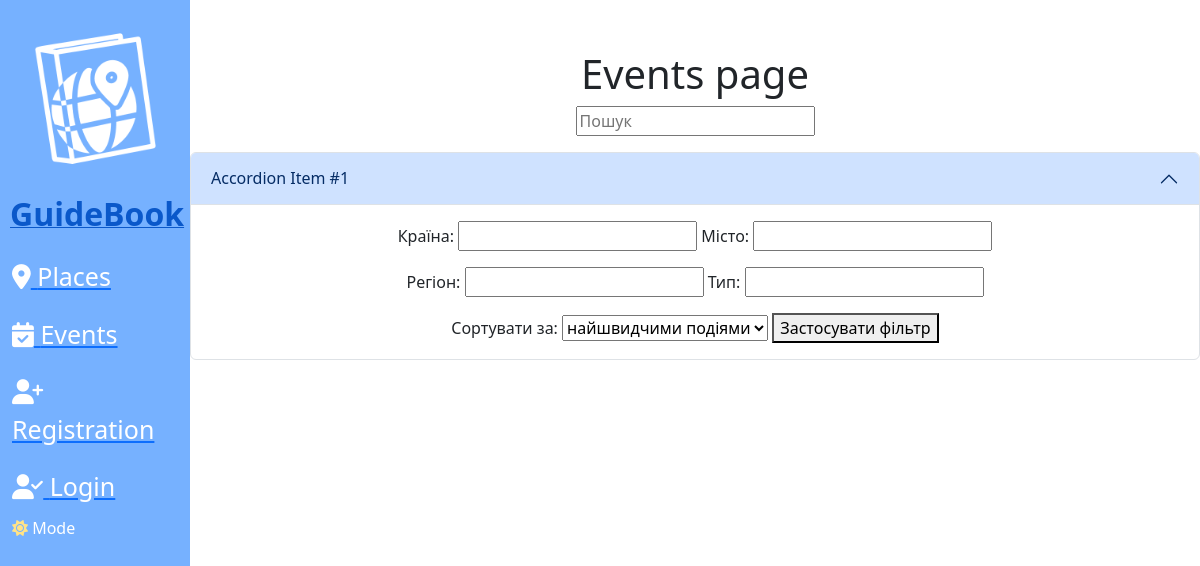
The app's page /events/, older data.
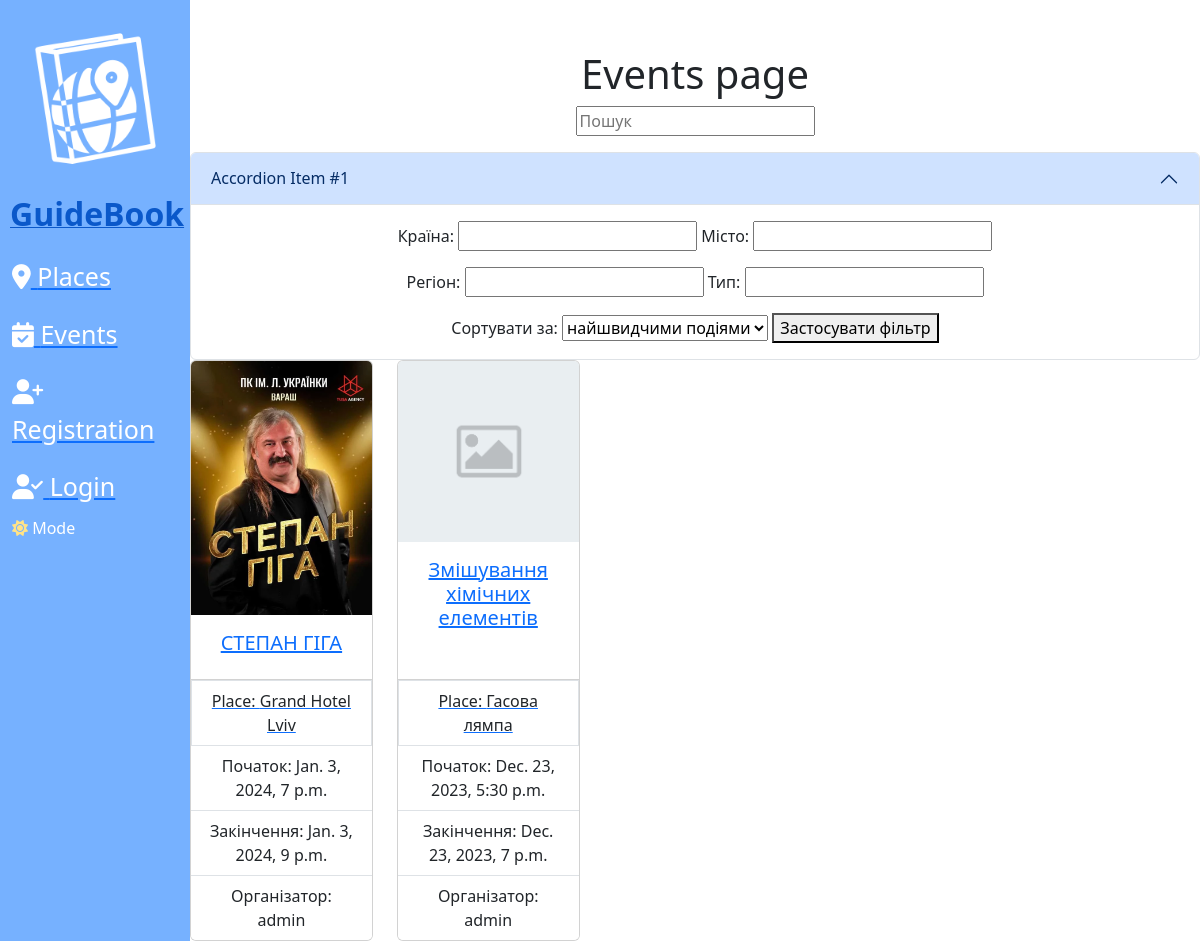
The same page, newer data.
### main/models.py (models this page shows, shortened)
class Event(models.Model):
    place = models.ForeignKey(Place, on_delete=models.CASCADE)
    owner = models.ForeignKey(settings.AUTH_USER_MODEL, on_delete=models.CASCADE)
    name = models.CharField('Назва', max_length=255)
    type = models.CharField('Тип', max_length=255, default='Не вказано')
    description = models.TextField('Опис')
    datetime_start = models.DateTimeField('Дата та час початку', default=timezone.now)
    datetime_end = models.DateTimeField('Дата та час закінчення', default=timezone.now)
    country = models.CharField('Країна', max_length=255, default='Україна')
    region = models.CharField('Регіон, область', max_length=255, default='Львівська область')
    city = models.CharField('Місто, населений пункт', max_length=255, default='Львів')
    latitude = models.FloatField('Широта', default=0)
    longitude = models.FloatField('Довгота', default=0)
    image = models.ImageField(upload_to='images/event/', default='default.jpg')

class Place(models.Model):
    name = models.CharField('Назва', max_length=255)
    kind = models.CharField('Вид', max_length=255)
    type = models.CharField('Тип', max_length=255)
    average_review_score = models.FloatField('Середня оцінка відгуків', default=0)
    description = models.TextField('Опис')
    country = models.CharField('Країна', max_length=255, default='Україна')
    region = models.CharField('Регіон, область', max_length=255, default='Львівська область')
    city = models.CharField('Місто, населений пункт', max_length=255, default='Львів')
    latitude = models.FloatField('Широта', default=0)
    longitude = models.FloatField('Довгота', default=0)
    total_reviews = models.IntegerField('Кількість відгуків', default=0)
    total_score = models.IntegerField('Загальна оцінка', default=0)
    image = models.ImageField(upload_to='images/place/', default='default.jpg')
    def __str__(self):
        return self.name

class CustomUser(AbstractUser):
    date_of_birth = models.DateField(null=True, blank=True)
    GENDER_CHOICES = [
        ('M', 'Male'),
        ('F', 'Female'),
        ('O', 'Other'),
    ]
    gender = models.CharField(max_length=1, choices=GENDER_CHOICES, null=True, blank=True)

### main/views.py (the view)
# urls.py: path('events/', views.events_page, name='events'),
def events_page(request):
    events = Event.objects.all()
    country = request.GET.get('country')
    city = request.GET.get('city')
    region = request.GET.get('region')
    type = request.GET.get('type')
    start_date = request.GET.get('start_date')
    end_date = request.GET.get('end_date')
    order_by = request.GET.get('order_by')
    search = request.GET.get('search')
    if country:
        events = events.filter(place__country=country)
    if city:
        events = events.filter(place__city=city)
    if region:
        events = events.filter(place__region=region)
    if type:
        events = events.filter(type=type)
    if start_date:
        events = events.filter(datetime_start__gte=start_date)
    if end_date:
        events = events.filter(datetime_end__lte=end_date)
    if search:
        events = events.filter(name__icontains=search)
    if order_by == 'desc':
        events = events.order_by('-datetime_start')
    elif order_by == 'asc':
        events = events.order_by('datetime_start')
    return render(request, 'main/events.html', {'events': events})

### main/templates/main/events.html (shortened to what this page needs)
{% extends 'main/layout.html' %}
{% block content %}
    <div class="content">
        <h1>Events page</h1>
        <form action="{% url 'events' %}" method="get">
            <p>
                <input type="text" id="search" name="search" placeholder="Пошук">
            </p>
            <div class="accordion" id="accordionExample">
                <div class="accordion-item">
                  <h2 class="accordion-header">
                    <button class="accordion-button" type="button" data-bs-toggle="collapse" data-bs-target="#collapseOne" aria-expanded="true" aria-controls="collapseOne">
                      Accordion Item #1
                    </button>
                  </h2>
                  <div id="collapseOne" class="accordion-collapse collapse show" data-bs-parent="#accordionExample">
                    <div class="accordion-body">
                        <p>
                            <label for="county">Країна:</label>
                            <input type="text" id="county" name="county">
                            <label for="city">Місто:</label>
                            <input type="text" id="city" name="city">
                        </p>
                        <p>
                            <label for="region">Регіон:</label>
                            <input type="text" id="region" name="region">
                            <label for="type">Тип:</label>
                            <input type="text" id="type" name="type">
                        </p>
                        <label for="order_by">Сортувати за:</label>
                        <select id="order_by" name="order_by">
                            <option value="asc">найшвидчими подіями</option>
                        </select>
                        <button type="submit">Застосувати фільтр</button>
                    </div>
                  </div>
                </div>
            </div>
        </form>
        <div class="row">
            {% for event in events %}
                <div class="col-md-4-mb-4">
                    <div class="card">
                        <a href="{% url 'event-detail' event.id %}">
                            <img src="{{ event.image.url }}" class="card-img-top" alt="{{ event.name }}">
                        </a>
                        <div class="card-body">
                            <a href="{% url 'event-detail' event.id %}">
                                <h5 class="card-title">{{ event.name }}</h5>
                            </a>
                        </div>
                        <ul class="list-group list-group-flush">
                            <a href="{% url 'place-detail' event.place.id %}">
                                <li class="list-group-item">Place: {{ event.place }}</li>
                            </a>
                            <li class="list-group-item">Початок: {{ event.datetime_start }}</li>
                            <li class="list-group-item">Закінчення: {{ event.datetime_end }}</li>
                            <li class="list-group-item">Організатор: {{ event.owner }}</li>
                        </ul>
                    </div>
                </div>
            {% endfor %}
        </div>
    </div>
{% endblock %}

### main/templates/main/layout.html (shortened to what this page needs)
{% load static %}
<!DOCTYPE html>
<html lang="en">
<head>
    <link rel="stylesheet" href="https://cdn.jsdelivr.net/npm/bootstrap@5.3.2/dist/css/bootstrap.min.css">
    <link rel="stylesheet" href="{% static 'main/css/main.css' %}">
</head>
<body>
    <aside>
        <a href="{% url 'home' %}"><img src="{% static 'main/img/logo.png' %}" alt="logo">
            <span class="logo">GuideBook</span></a>
        <ul>
            <a href="{% url 'places' %}"><li><i class="fa-solid fa-location-dot"></i> Places</li></a>
            <a href="{% url 'events' %}"><li><i class="fa-solid fa-calendar-check"></i> Events</li></a>
        {% if user.is_authenticated %}
            <a href="{% url 'profile' %}"><li><i class="fa-solid fa-user"></i> Profile</li></a>
        {% else %}
        <a href="{% url 'registration' %}"><li><i class="fa-solid fa-user-plus"></i> Registration</li></a>
        <a href="{% url 'login' %}"><li><i class="fa-solid fa-user-check"></i> Login</li></a>
        {% endif %}
            <div class="night-mode-toggle">
                <label for="night-mode-checkbox"><i class="fa-solid fa-sun"></i> Mode</label>
            </div>
        </ul>
    </aside>
    <main>
    {% block content %}
    {% endblock %}
    </main>
</body>
</html>

### main/static/main/css/main.css (style rules this page uses)
body { transition: background-color 0.5s ease; background: rgb(255, 255, 255); }
aside { position: fixed; top: 0; left: 0; float: left; background-color: rgb(118, 177, 255); width: 190px; height: 100%; color: #fff; }
aside img { width: 100%; float: left; }
aside .logo { font-size: 200%; margin-left: 10px; font-weight: bold; }
aside ul { list-style: none }
aside ul li { text-decoration: none; color:#fff; display: block; font-size: 25px; margin-left: -20px; margin-top: 20px; transition: transform .2s ease; }
aside ul label { margin-top: 10px; margin-left: -20px; transition: all .2s ease; }
.fa-sun { color: #ffe387; }
body .content { margin-top: 50px; text-align: center; width: calc(100% - 190px); float: left; margin-left: 190px; }
body .card { height: 100%; width: 100%; }
.card-img-top { height: 100%; width: 100%; }
body .col-md-4-mb-4 { width: 20%; }

Row changes from the older to the newer data that the page shows:
added Event: image (picture), name "СТЕПАН ГІГА", place "Grand Hotel Lviv", datetime_start "Jan. 3, 2024, 7 p.m.", datetime_end "Jan. 3, 2024, 9 p.m.", owner "admin"
added Event: image (placeholder picture), name "Змішування хімічних елементів", place "Гасова лямпа", datetime_start "Dec. 23, 2023, 5:30 p.m.", datetime_end "Dec. 23, 2023, 7 p.m.", owner "admin"
